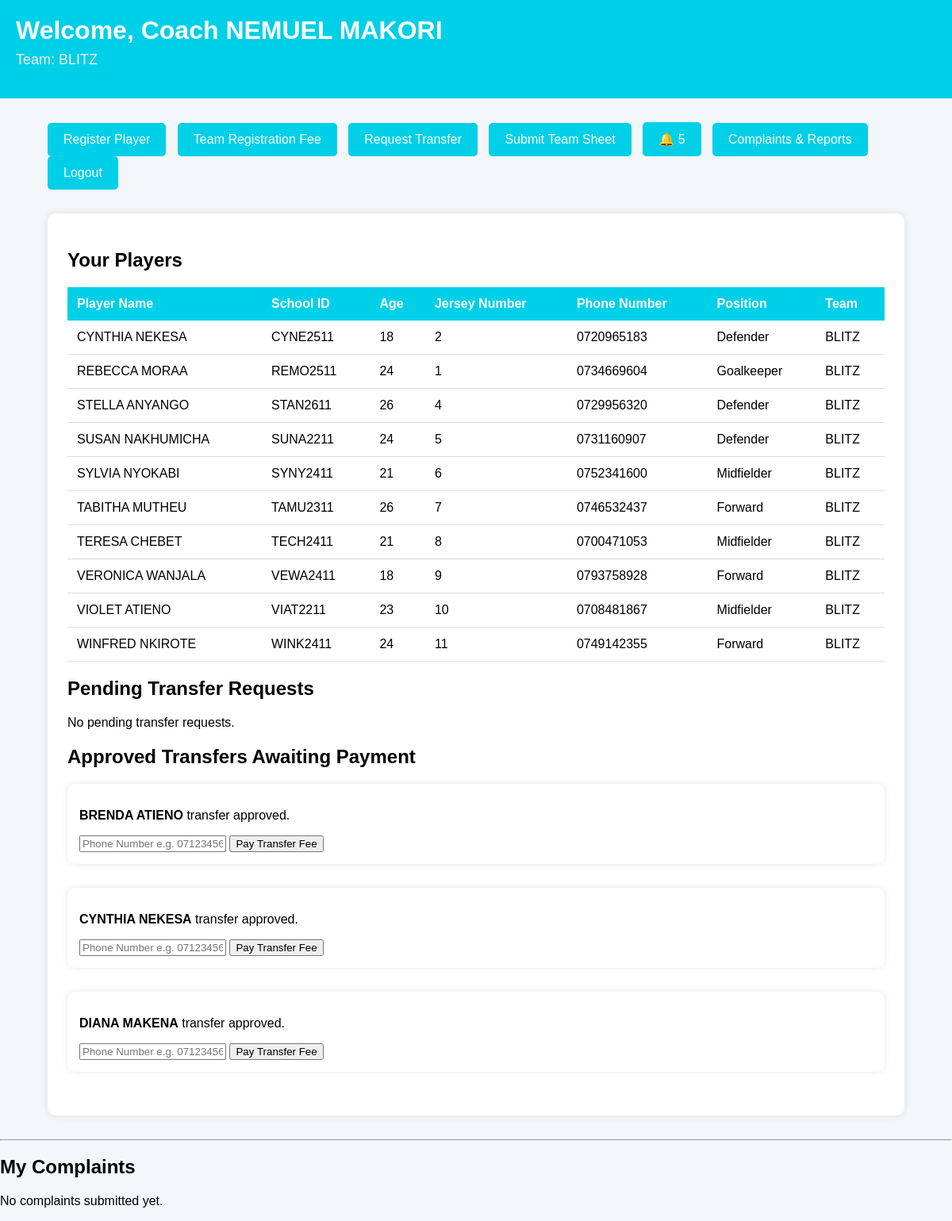
Screenshot of /dashboard/ (signed in) with the database file from the repository.
### users/models.py (models this page shows)
class CustomUser(AbstractUser):
    ROLE_CHOICES = (
        ('admin', 'Admin'),
        ('coach', 'Coach'),
        ('referee', 'Referee'),
    )
    role = models.CharField(
        max_length=20,
        choices=ROLE_CHOICES,
        default='coach'
    )
    phone_number = models.CharField(
        max_length=15,
        blank=True,
        null=True
    )
    admin_approved = models.BooleanField(default=False)
    def __str__(self):
        return self.username

### teams/models.py (models this page shows)
class Team(models.Model):
    CATEGORY_CHOICES = (
        ('Men', 'Men'),
        ('Ladies', 'Ladies'),
    )
    name = models.CharField(max_length=100)
    coach = models.ForeignKey(
    settings.AUTH_USER_MODEL,
    on_delete=models.SET_NULL,
    null=True,
    blank=True,
    limit_choices_to={'role': 'coach'}
)
    phone_number = models.CharField(
        max_length=15,
        blank=True,
        null=True
    )
    category = models.CharField(
        max_length=10,
        choices=CATEGORY_CHOICES,
        default='Men'
    )
    played = models.IntegerField(default=0)
    wins = models.IntegerField(default=0)
    draws = models.IntegerField(default=0)
    losses = models.IntegerField(default=0)
    goals_scored = models.IntegerField(default=0)
    goals_conceded = models.IntegerField(default=0)
    goal_difference = models.IntegerField(default=0)
    points = models.IntegerField(default=0)
    def __str__(self):
        return self.name

### players/models.py (models this page shows, shortened)
class Player(models.Model):
    player_name = models.CharField(max_length=100)
    school_id = models.CharField(max_length=50)
    age = models.IntegerField(default=18)
    jersey_number = models.IntegerField(default=0)
    phone_number = models.CharField(
        max_length=15,
        blank=True,
        null=True
    )
    POSITION_CHOICES = (
        ('Goalkeeper', 'Goalkeeper'),
        ('Defender', 'Defender'),
        ('Midfielder', 'Midfielder'),
        ('Forward', 'Forward'),
    )
    position = models.CharField(
        max_length=20,
        choices=POSITION_CHOICES,
        default='Defender'
    )
    goals = models.IntegerField(default=0)
    assists = models.IntegerField(default=0)
    clean_sheets = models.IntegerField(default=0)
    goal_conceded = models.IntegerField(default=0)
    yellow_cards = models.IntegerField(default=0)
    red_cards = models.IntegerField(default=0)
    is_suspended = models.BooleanField(default=False)
    suspension_matches = models.IntegerField(default=0)
    team = models.ForeignKey(
        'teams.Team',
        on_delete=models.CASCADE,
        related_name='players'
    )
    def __str__(self):
        return self.player_name

class Transfer(models.Model):
    STATUS_CHOICES = (
        ('Pending', 'Pending'),
        ('Approved', 'Approved'),
        ('Completed', 'Completed'),
        ('Rejected', 'Rejected'),
    )
    player = models.ForeignKey(
        Player,
        on_delete=models.CASCADE
    )
    from_team = models.ForeignKey(
        'teams.Team',
        on_delete=models.CASCADE,
        related_name='from_team'
    )
    to_team = models.ForeignKey(
        'teams.Team',
        on_delete=models.CASCADE,
        related_name='to_team'
    )
    transfer_fee = models.DecimalField(
        max_digits=10,
        decimal_places=2,
        null=True,
        blank=True
    )
    status = models.CharField(
        max_length=20,
        choices=STATUS_CHOICES,
        default='Pending'
    )
    created_at = models.DateTimeField(
        auto_now_add=True
    )
    def __str__(self):
        return f"{self.player} -> {self.to_team}"

### teams/views.py (the view)
# urls.py: path('dashboard/', views.coach_dashboard, name='coach_dashboard'),
def coach_dashboard(request):
    team = Team.objects.filter(coach=request.user).first()
    if team:
        players = Player.objects.filter(team=team)
        pending_transfers = Transfer.objects.filter(
            from_team=team,
            status='Pending'
        )
        approved_transfers = Transfer.objects.filter(
            to_team=team,
            status='Approved'
        ).exclude(
            transferpayment__status='Approved'
        )
        print("APPROVED TRANSFERS:", approved_transfers)
    else:
        players = Player.objects.none()
        pending_transfers = Transfer.objects.none()
        approved_transfers = Transfer.objects.none()
    unread_count = Notification.objects.filter(
            user=request.user,
            is_read=False
        ).count()
    my_complaints = Complaint.objects.filter(
        coach=request.user
    ).order_by('-created_at')
    print("CURRENT USER:", request.user)
    print("MY COMPLAINTS:", my_complaints)
    finance_records = FinanceRecord.objects.filter(
        coach=request.user
    ).order_by('-transaction_date')
    context = {
        'players': players,
        'team': team,
        'pending_transfers': pending_transfers,
        'approved_transfers': approved_transfers,
        'unread_count': unread_count,
        'my_complaints': my_complaints,
        'finance_records': finance_records
    }
    return render(
        request,
        'teams/coach_dashboard.html',
        context
    )

### notifications/context_processors.py (called while the page is built)
def admin_notifications(request):
    return {
        'unread_notifications':
        AdminNotification.objects.filter(
            is_read=False
        ).count()
    }

### templates/teams/coach_dashboard.html (shortened to what this page needs)
<!DOCTYPE html>
<html>
<head>
</head>
<body>
<div class="topbar">
    <h1>Welcome, Coach {{ request.user.first_name }}</h1>
    <p style="margin-top:8px;font-size:18px;color:#f0f0f0;">
        Team: {{ team.name }}
    </p>
</div>
<div class="container">
    <div class="menu">
        <a href="/register-player/">Register Player</a>
        <a href="/teams/payment/">
            Team Registration Fee
        </a>
        <a href="/request-transfer/">
            Request Transfer
        </a>
        <a href="/lineups/submit/">
            Submit Team Sheet
        </a>
        <a href="{% url 'notifications' %}">
            🔔 {{ unread_count }}
        </a>
        <a href="/complaints/submit/">
            Complaints & Reports
        </a>
        <a href="/logout/">
            Logout
        </a>
    </div>
    <div class="card">
        <h2>Your Players</h2>
        <table>
            <tr>
                <th>Player Name</th>
                <th>School ID</th>
                <th>Age</th>
                <th>Jersey Number</th>
                <th>Phone Number</th>
                <th>Position</th>
                <th>Team</th>
            </tr>
            {% for player in players %}
            <tr>
                <td>{{ player.player_name }}</td>
                <td>{{ player.school_id }}</td>
                <td>{{ player.age }}</td>
                <td>{{ player.jersey_number }}</td>
                <td>{{ player.phone_number }}</td>
                <td>{{ player.position }}</td>
                <td>{{ player.team.name }}</td>
            </tr>
            {% endfor %}
        </table>
        <h2>Pending Transfer Requests</h2>
{% for transfer in pending_transfers %}
<div class="card" style="margin-top:20px; padding:15px;">
    <p>
        <strong>{{ transfer.player.player_name }}</strong>
        wants to move from
        <strong>{{ transfer.from_team.name }}</strong>
        to
        <strong>{{ transfer.to_team.name }}</strong>
    </p>
    <a href="{% url 'approve_transfer' transfer.id %}">
        <button>Approve</button>
    </a>
    <a href="{% url 'reject_transfer' transfer.id %}">
        <button>Reject</button>
    </a>
</div>
{% empty %}
<p>No pending transfer requests.</p>
{% endfor %}
<h2>Approved Transfers Awaiting Payment</h2>
{% for transfer in approved_transfers %}
    {% if transfer.status == 'Approved' %}
    <div class="card" style="margin-top:20px; padding:15px;">
        <p>
            <strong>{{ transfer.player.player_name }}</strong>
            transfer approved.
        </p>
        <form method="POST"
            enctype="multipart/form-data"
            action="{% url 'transfer_payment' transfer.id %}">
            <input
                type="tel"
                name="phone_number"
                placeholder="Phone Number e.g. 0712345678"
                required
            >
            <button type="submit">
                Pay Transfer Fee
            </button>
        </form>
    </div>
    {% endif %}
{% endfor %}
    </div>
</div>
<hr>
<h2>My Complaints</h2>
{% for complaint in my_complaints %}
<p>SUBJECT: {{ complaint.subject }}</p>
<p>RESPONSE: {{ complaint.admin_response }}</p>
<hr>
<div style="border:1px solid #ccc; padding:10px; margin-bottom:10px;">
    <h3>{{ complaint.subject }}</h3>
    <p>
        <strong>Status:</strong>
        {{ complaint.status }}
    </p>
    <p>
        <strong>Complaint:</strong><br>
        {{ complaint.message }}
    </p>
    {% if complaint.admin_response %}
        <p>
            <strong>Admin Response:</strong><br>
            {{ complaint.admin_response }}
        </p>
    {% else %}
        <p><em>Waiting for admin response...</em></p>
    {% endif %}
</div>
{% empty %}
<p>No complaints submitted yet.</p>
{% endfor %}
</body>
</html>

### templates/teams/coach_dashboard.html (style rules this page uses)
body { font-family: Arial; background:#f4f7fa; margin:0; padding:0; }
.topbar { background:#00cfe8; padding:20px; }
.topbar h1 { color:white; margin:0; }
.container { width:90%; margin:30px auto; }
.menu { margin-bottom:30px; }
.menu a { background:#00cfe8; color:white; text-decoration:none; padding:12px 20px; border-radius:5px; margin-right:10px; display:inline-block; }
.card { background:white; padding:25px; border-radius:10px; margin-bottom:30px; box-shadow:0 0 10px rgba(0,0,0,0.1); }
table { width:100%; border-collapse:collapse; }
table th { background:#00cfe8; color:white; padding:12px; text-align:left; }
table td { padding:12px; border-bottom:1px solid #ddd; }

### rows the page displays
CustomUser: user.first_name "NEMUEL MAKORI"
Team: name "BLITZ"
Player: player_name "CYNTHIA NEKESA", school_id "CYNE2511", age "18", jersey_number "2", phone_number "0720965183", position "Defender", team.name "BLITZ"
Player: player_name "REBECCA MORAA", school_id "REMO2511", age "24", jersey_number "1", phone_number "0734669604", position "Goalkeeper", team.name "BLITZ"
Player: player_name "STELLA ANYANGO", school_id "STAN2611", age "26", jersey_number "4", phone_number "0729956320", position "Defender", team.name "BLITZ"
Player: player_name "SUSAN NAKHUMICHA", school_id "SUNA2211", age "24", jersey_number "5", phone_number "0731160907", position "Defender", team.name "BLITZ"
Player: player_name "SYLVIA NYOKABI", school_id "SYNY2411", age "21", jersey_number "6", phone_number "0752341600", position "Midfielder", team.name "BLITZ"
Player: player_name "TABITHA MUTHEU", school_id "TAMU2311", age "26", jersey_number "7", phone_number "0746532437", position "Forward", team.name "BLITZ"
Player: player_name "TERESA CHEBET", school_id "TECH2411", age "21", jersey_number "8", phone_number "0700471053", position "Midfielder", team.name "BLITZ"
Player: player_name "VERONICA WANJALA", school_id "VEWA2411", age "18", jersey_number "9", phone_number "0793758928", position "Forward", team.name "BLITZ"
Player: player_name "VIOLET ATIENO", school_id "VIAT2211", age "23", jersey_number "10", phone_number "0708481867", position "Midfielder", team.name "BLITZ"
Player: player_name "WINFRED NKIROTE", school_id "WINK2411", age "24", jersey_number "11", phone_number "0749142355", position "Forward", team.name "BLITZ"

### other values shown
{{ unread_count }} "5"
